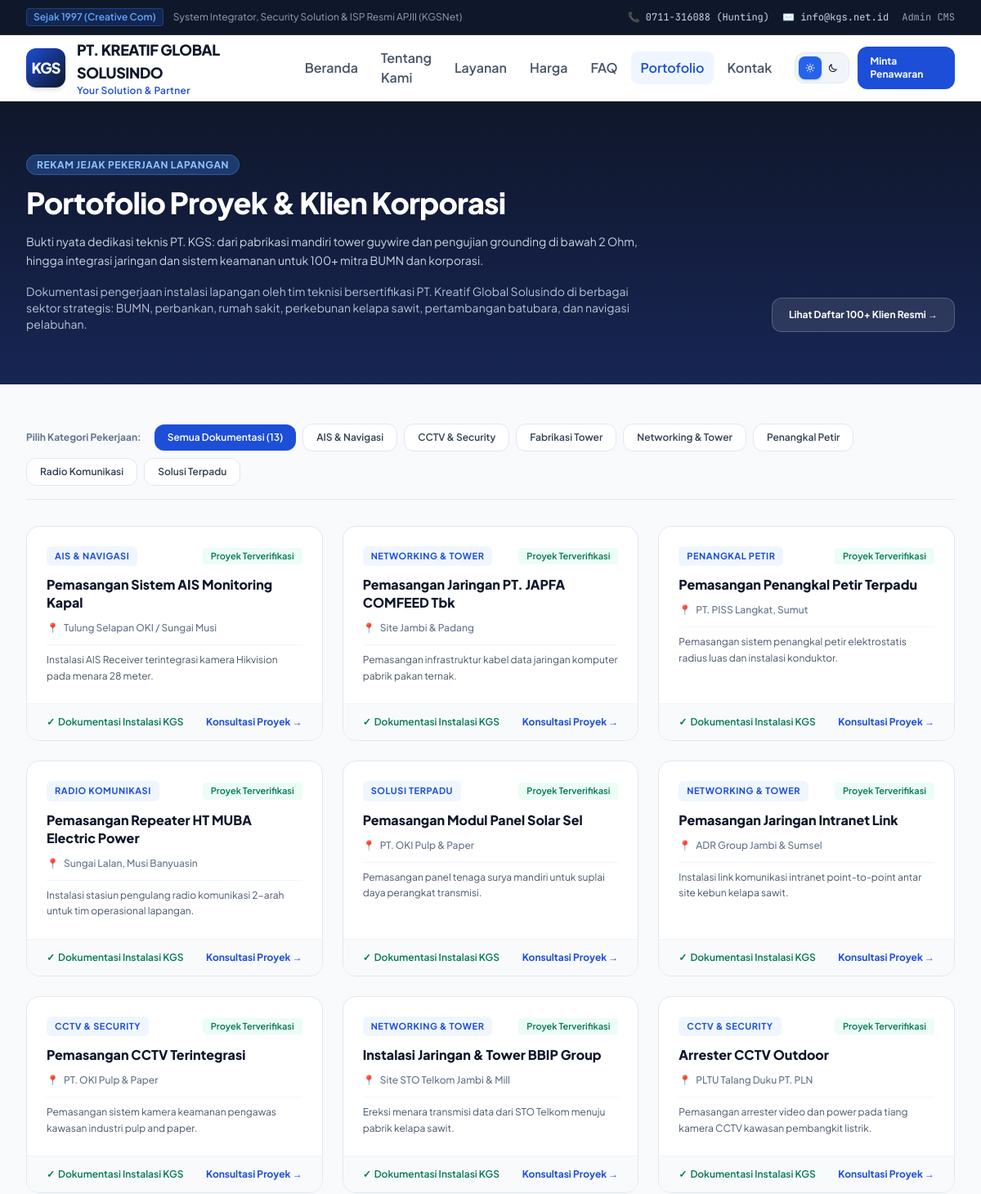
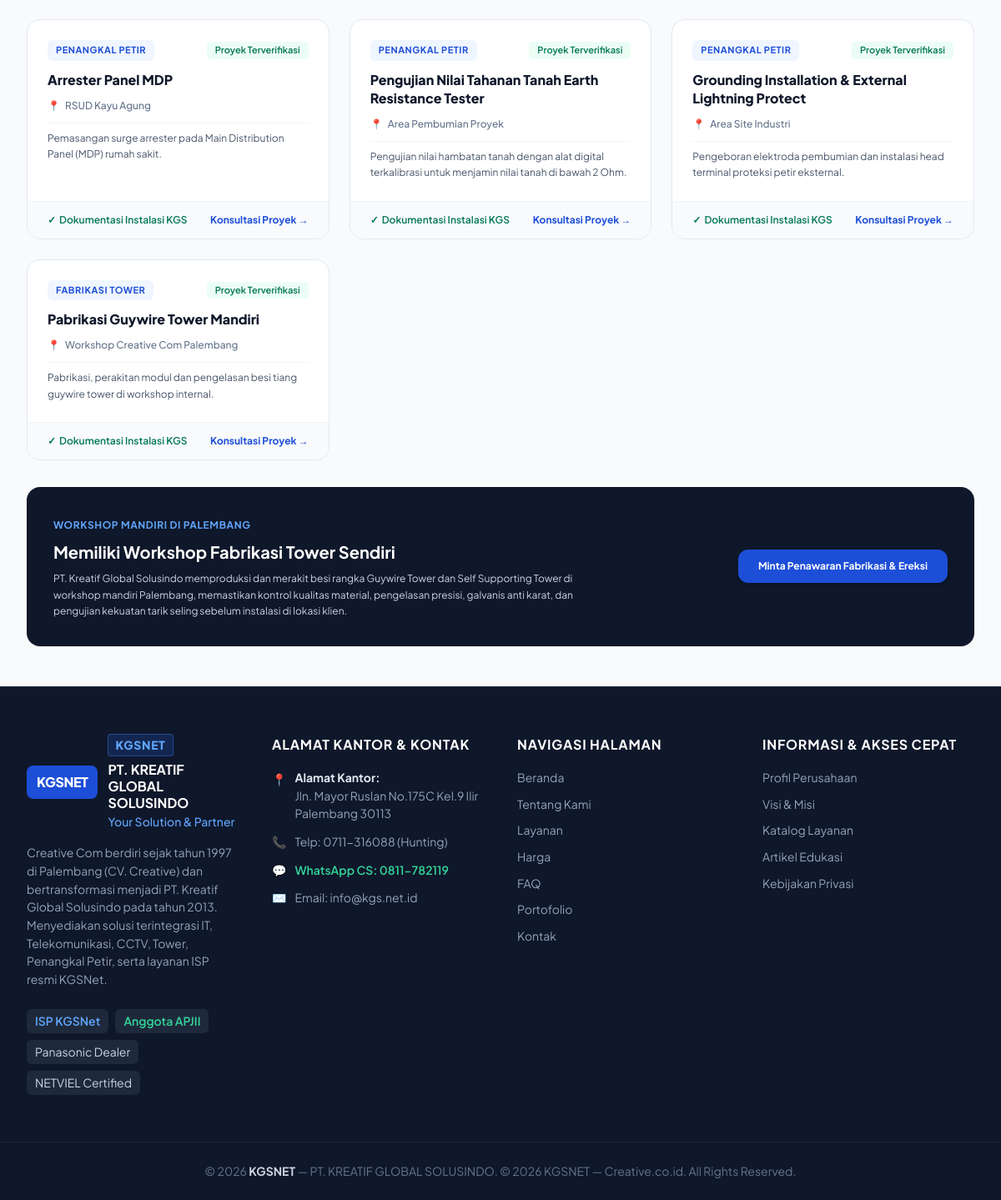
The app's page /portofolio.php with its own data (2 pictures, top to bottom).
### tables this page shows
CREATE TABLE IF NOT EXISTS `menus` (
  `id` INT AUTO_INCREMENT PRIMARY KEY,
  `title` VARCHAR(100) NOT NULL,
  `url` VARCHAR(255) NOT NULL,
  `location` ENUM('header', 'footer') DEFAULT 'header',
  `parent_id` INT DEFAULT NULL,
  `sort_order` INT DEFAULT 0,
  `target` ENUM('_self', '_blank') DEFAULT '_self',
  `is_active` TINYINT(1) DEFAULT 1,
  `created_at` DATETIME DEFAULT CURRENT_TIMESTAMP,
  `updated_at` DATETIME DEFAULT CURRENT_TIMESTAMP ON UPDATE CURRENT_TIMESTAMP,
  FOREIGN KEY (`parent_id`) REFERENCES `menus`(`id`) ON DELETE CASCADE
);

CREATE TABLE IF NOT EXISTS `pages` (
  `id` INT AUTO_INCREMENT PRIMARY KEY,
  `title` VARCHAR(200) NOT NULL,
  `slug` VARCHAR(220) NOT NULL UNIQUE,
  `summary` TEXT,
  `content` LONGTEXT NOT NULL,
  `featured_image` VARCHAR(255) DEFAULT NULL,
  `meta_title` VARCHAR(255) DEFAULT NULL,
  `meta_description` TEXT,
  `og_image` VARCHAR(255) DEFAULT NULL,
  `is_published` TINYINT(1) DEFAULT 1,
  `sort_order` INT DEFAULT 0,
  `created_at` DATETIME DEFAULT CURRENT_TIMESTAMP,
  `updated_at` DATETIME DEFAULT CURRENT_TIMESTAMP ON UPDATE CURRENT_TIMESTAMP
);

CREATE TABLE IF NOT EXISTS `projects` (
  `id` INT AUTO_INCREMENT PRIMARY KEY,
  `title` VARCHAR(150) NOT NULL,
  `client_or_location` VARCHAR(150) NOT NULL,
  `description` TEXT,
  `category` VARCHAR(100) NOT NULL,
  `pdf_page` INT NOT NULL DEFAULT 18,
  `image_url` VARCHAR(255) DEFAULT NULL,
  `created_at` DATETIME DEFAULT CURRENT_TIMESTAMP
);

### portofolio.php (the view, shortened to what the rows shown need)
<?php
require_once __DIR__ . '/config/database.php';
$portofolio_page = get_page_by_slug($pdo, 'portofolio');
require_once __DIR__ . '/includes/header.php';
$sql = "SELECT * FROM projects WHERE 1=1";
$params = [];
$sql .= " ORDER BY id DESC";
$stmt = $pdo->prepare($sql);
$stmt->execute($params);
$projects = $stmt->fetchAll();
?>
<div class="bg-gradient-to-b from-slate-900 to-blue-950 text-white py-16">
    <div class="max-w-7xl mx-auto px-4 sm:px-6 lg:px-8 flex flex-col md:flex-row md:items-end justify-between gap-6">
        <div class="max-w-3xl space-y-4">
            <span class="px-3 py-1 bg-blue-500/30 text-blue-300 text-xs font-bold rounded-full border border-blue-400/30 uppercase tracking-wider">
                Rekam Jejak Pekerjaan Lapangan
            </span>
            <h1 class="text-3xl sm:text-4xl font-extrabold tracking-tight"><?= e($portofolio_page['title'] ?: 'Dokumentasi Proyek & Portofolio Teknis') ?></h1>
            <p class="text-slate-300 text-sm leading-relaxed">
                <?= e($portofolio_page['summary'] ?: 'Bukti pengerjaan instalasi lapangan oleh tim teknisi bersertifikasi PT. Kreatif Global Solusindo: mulai dari pabrikasi mandiri tiang menara, grounding pembumian teruji Earth Resistance Tester, penangkal petir, modul solar cell, hingga instalasi AIS pelacakan kapal.') ?>
            </p>
            <?php if (!empty($portofolio_page['content'])): ?>
                <div class="text-xs sm:text-sm text-slate-300/90 leading-relaxed prose prose-invert">
                    <?= $portofolio_page['content'] ?>
                </div>
            <?php endif; ?>
        </div>
    </div>
</div>
<div class="max-w-7xl mx-auto px-4 sm:px-6 lg:px-8 py-12 space-y-8">
    <div class="grid grid-cols-1 md:grid-cols-2 lg:grid-cols-3 gap-6">
        <?php foreach ($projects as $p): ?>
            <div class="bg-white rounded-2xl border border-slate-200 overflow-hidden shadow-xs hover:shadow-md transition flex flex-col justify-between group">
                <div>
                    <div class="p-6 space-y-3">
                        <div class="flex items-center justify-between">
                            <span class="text-[11px] font-bold uppercase tracking-wider text-blue-700 bg-blue-50 px-2.5 py-1 rounded-md">
                                <?= e($p['category']) ?>
                            </span>
                            <span class="text-[11px] font-semibold text-emerald-700 bg-emerald-50 px-2.5 py-0.5 rounded">
                                Proyek Terverifikasi
                            </span>
                        </div>
                        <h3 class="text-base font-extrabold text-slate-900 group-hover:text-blue-600 transition leading-snug">
                            <?= e($p['title']) ?>
                        </h3>
                        <div class="flex items-center gap-1.5 text-xs text-slate-500 font-medium">
                            <span>📍</span>
                            <span><?= e($p['client_or_location']) ?></span>
                        </div>
                        <p class="text-xs text-slate-600 leading-relaxed pt-2 border-t border-slate-100">
                            <?= e($p['description']) ?>
                        </p>
                    </div>
                </div>
                <div class="bg-slate-50 px-6 py-3.5 border-t border-slate-100 flex items-center justify-between text-xs">
                    <span class="text-emerald-700 font-semibold flex items-center gap-1">
                        <span>✓</span> Dokumentasi Instalasi KGS
                    </span>
                    <a href="kontak.php?layanan=<?= urlencode($p['title']) ?>#konsultasi" class="text-blue-600 hover:text-blue-800 font-bold transition">
                        Konsultasi Proyek &rarr;
                    </a>
                </div>
            </div>
        <?php endforeach; ?>
    </div>
</div>
<?php require_once __DIR__ . '/includes/footer.php'; ?>

### includes/header.php (shortened to what the rows shown need)
<?php
require_once __DIR__ . '/seo.php';
$current_page = basename($_SERVER['PHP_SELF']);
$header_menus = get_navigation_menus($pdo, 'header', true);
$active_theme = get_active_website_theme($pdo);
?>
<!DOCTYPE html>
<html lang="id" class="scroll-smooth">
<head>
    <script src="https://cdn.tailwindcss.com"></script>
    <link rel="stylesheet" href="assets/css/style.css">
</head>
<body class="bg-slate-50 dark:bg-slate-950 text-slate-800 dark:text-slate-100 font-sans antialiased flex flex-col min-h-screen selection:bg-blue-600 selection:text-white transition-colors duration-200">
    <header class="sticky top-0 z-40 <?= $active_theme['navbar_style'] === 'dark' ? 'bg-slate-900/95 border-slate-800 text-white' : 'bg-white/95 border-slate-200 text-slate-900' ?> backdrop-blur-md border-b shadow-xs">
        <div class="max-w-7xl mx-auto px-4 sm:px-6 lg:px-8 h-16 sm:h-20 flex items-center justify-between gap-2 sm:gap-4">
            <nav class="hidden lg:flex items-center gap-1 text-sm font-semibold">
                <?php foreach ($header_menus as $menu_item): ?>
                    <?php
                    $m_url = sanitize_nav_url((string)($menu_item['url'] ?? '#'));
                    $m_title = (string)($menu_item['title'] ?? '');
                    $m_target = ($menu_item['target'] ?? '_self') === '_blank' ? ' target="_blank" rel="noopener noreferrer"' : '';
                    $is_active = ($current_page === basename(parse_url($m_url, PHP_URL_PATH) ?: ''))
                        || ($m_url === 'layanan.php' && $current_page === 'detail-layanan.php')
                        || ($m_url === 'portofolio.php' && $current_page === 'klien.php');
                    ?>
                    <a href="<?= e($m_url) ?>"<?= $m_target ?> class="px-3 py-2 rounded-lg transition <?= $is_active ? 'bg-blue-50 text-blue-700' : ($active_theme['navbar_style'] === 'dark' ? 'text-slate-200 hover:bg-slate-800' : 'text-slate-600 hover:bg-slate-100') ?>">
                        <?= e($m_title) ?>
                    </a>
                <?php endforeach; ?>
            </nav>
        </div>
    </header>
    <main class="flex-1">

### includes/footer.php (shortened to what the rows shown need)
<?php
$footer_header_menus = get_navigation_menus($pdo, 'header', true);
$footer_bottom_menus = get_navigation_menus($pdo, 'footer', true);
?>
    <footer class="bg-slate-900 text-slate-300 border-t border-slate-800 mt-auto">
        <div class="max-w-7xl mx-auto px-4 sm:px-6 lg:px-8 py-14 grid grid-cols-1 md:grid-cols-2 lg:grid-cols-4 gap-10">
            <div class="space-y-3 text-xs">
                <ul class="space-y-2.5 text-slate-400">
                    <?php foreach ($footer_header_menus as $menu_item): ?>
                        <?php
                        $m_url = sanitize_nav_url((string)($menu_item['url'] ?? '#'));
                        $m_title = (string)($menu_item['title'] ?? '');
                        $m_target = ($menu_item['target'] ?? '_self') === '_blank' ? ' target="_blank" rel="noopener noreferrer"' : '';
                        ?>
                        <li>
                            <a href="<?= e($m_url) ?>"<?= $m_target ?> class="hover:text-blue-400 transition">
                                <?= e($m_title) ?>
                            </a>
                        </li>
                    <?php endforeach; ?>
                </ul>
            </div>
            <div class="space-y-3 text-xs">
                <ul class="space-y-2.5 text-slate-400">
                    <?php foreach ($footer_bottom_menus as $menu_item): ?>
                        <?php
                        $m_url = sanitize_nav_url((string)($menu_item['url'] ?? '#'));
                        $m_title = (string)($menu_item['title'] ?? '');
                        $m_target = ($menu_item['target'] ?? '_self') === '_blank' ? ' target="_blank" rel="noopener noreferrer"' : '';
                        ?>
                        <li>
                            <a href="<?= e($m_url) ?>"<?= $m_target ?> class="hover:text-blue-400 transition">
                                <?= e($m_title) ?>
                            </a>
                        </li>
                    <?php endforeach; ?>
                </ul>
            </div>
        </div>
    </footer>
</body>
</html>

### records on screen
menus: title "Beranda"
menus: title "Tentang Kami"
menus: title "Layanan"
menus: title "Harga"
menus: title "FAQ"
menus: title "Portofolio"
menus: title "Kontak"
pages: title "Portofolio Proyek & Klien Korporasi", summary "Bukti nyata dedikasi teknis PT. KGS: dari pabrikasi mandiri tower guywire dan pengujian grounding di bawah 2 Ohm, hingga integrasi jaringan dan sistem keamanan untuk 100+ mitra BUMN dan korporasi.", content "Dokumentasi pengerjaan instalasi lapangan oleh tim teknisi bersertifikasi PT. Kreatif Global Solusindo di berbagai sektor strategis: BUMN, perbankan, rumah sakit, perkebunan kelapa sawit, pertambangan batubara, dan navigasi pelabuhan."
projects: category "AIS & NAVIGASI", title "Pemasangan Sistem AIS Monitoring Kapal", client_or_location "Tulung Selapan OKI / Sungai Musi", description "Instalasi AIS Receiver terintegrasi kamera Hikvision pada menara 28 meter."
projects: category "NETWORKING & TOWER", title "Pemasangan Jaringan PT. JAPFA COMFEED Tbk", client_or_location "Site Jambi & Padang", description "Pemasangan infrastruktur kabel data jaringan komputer pabrik pakan ternak."
projects: category "PENANGKAL PETIR", title "Pemasangan Penangkal Petir Terpadu", client_or_location "PT. PISS Langkat, Sumut", description "Pemasangan sistem penangkal petir elektrostatis radius luas dan instalasi konduktor."
projects: category "RADIO KOMUNIKASI", title "Pemasangan Repeater HT MUBA Electric Power", client_or_location "Sungai Lalan, Musi Banyuasin", description "Instalasi stasiun pengulang radio komunikasi 2-arah untuk tim operasional lapangan."
projects: category "SOLUSI TERPADU", title "Pemasangan Modul Panel Solar Sel", client_or_location "PT. OKI Pulp & Paper", description "Pemasangan panel tenaga surya mandiri untuk suplai daya perangkat transmisi."
projects: category "NETWORKING & TOWER", title "Pemasangan Jaringan Intranet Link", client_or_location "ADR Group Jambi & Sumsel", description "Instalasi link komunikasi intranet point-to-point antar site kebun kelapa sawit."
projects: category "CCTV & SECURITY", title "Pemasangan CCTV Terintegrasi", client_or_location "PT. OKI Pulp & Paper", description "Pemasangan sistem kamera keamanan pengawas kawasan industri pulp and paper."
projects: category "NETWORKING & TOWER", title "Instalasi Jaringan & Tower BBIP Group", client_or_location "Site STO Telkom Jambi & Mill", description "Ereksi menara transmisi data dari STO Telkom menuju pabrik kelapa sawit."
projects: category "CCTV & SECURITY", title "Arrester CCTV Outdoor", client_or_location "PLTU Talang Duku PT. PLN", description "Pemasangan arrester video dan power pada tiang kamera CCTV kawasan pembangkit listrik."
projects: category "PENANGKAL PETIR", title "Arrester Panel MDP", client_or_location "RSUD Kayu Agung", description "Pemasangan surge arrester pada Main Distribution Panel (MDP) rumah sakit."
projects: category "PENANGKAL PETIR", title "Pengujian Nilai Tahanan Tanah Earth Resistance Tester", client_or_location "Area Pembumian Proyek", description "Pengujian nilai hambatan tanah dengan alat digital terkalibrasi untuk menjamin nilai tanah di bawah 2 Ohm."
projects: category "PENANGKAL PETIR", title "Grounding Installation & External Lightning Protect", client_or_location "Area Site Industri", description "Pengeboran elektroda pembumian dan instalasi head terminal proteksi petir eksternal."
projects: category "FABRIKASI TOWER", title "Pabrikasi Guywire Tower Mandiri", client_or_location "Workshop Creative Com Palembang", description "Pabrikasi, perakitan modul dan pengelasan besi tiang guywire tower di workshop internal."
menus: title "Profil Perusahaan"
menus: title "Visi & Misi"
menus: title "Katalog Layanan"
menus: title "Artikel Edukasi"
menus: title "Kebijakan Privasi"

### other values on screen
$phone_hunting "0711-316088 (Hunting)"
$email_general "info@kgs.net.id"
$company_name "PT. KREATIF GLOBAL SOLUSINDO"
$tagline "Your Solution & Partner"
count($projects) "13"
$cat "AIS & Navigasi"
$cat "CCTV & Security"
$cat "Fabrikasi Tower"
$cat "Networking & Tower"
$cat "Penangkal Petir"
$cat "Radio Komunikasi"
$cat "Solusi Terpadu"
$footer_brand_label "KGSNET"
get_setting($pdo, 'company_name', 'PT. KREATIF GLOBAL SOLUSINDO') "PT. KREATIF GLOBAL SOLUSINDO"
get_setting($pdo, 'tagline', 'Your Solution & Partner') "Your Solution & Partner"
